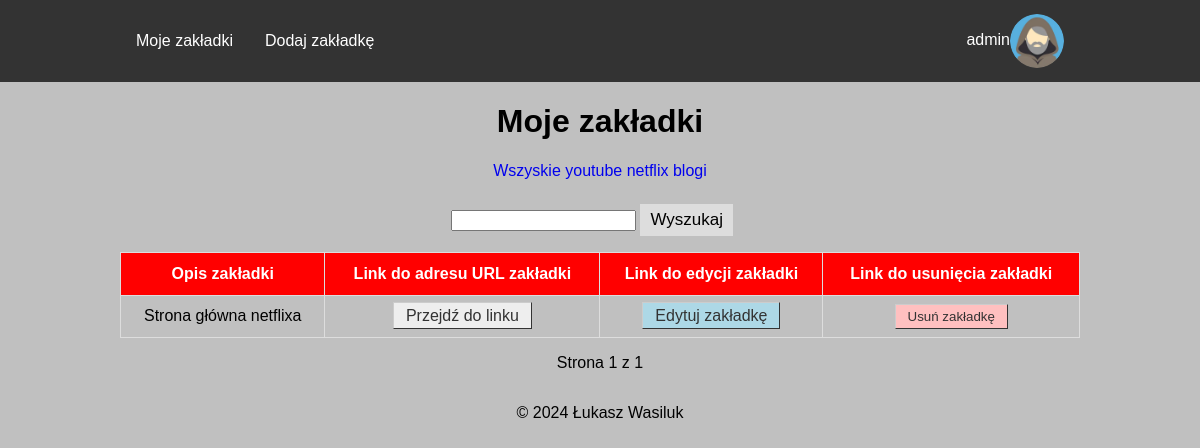
Page /index.php (signed in) on the committed database.
### tables this page shows
CREATE TABLE `kategorie` (
  `id` int(10) UNSIGNED NOT NULL,
  `nazwa` varchar(64) NOT NULL
);

CREATE TABLE `zakladki` (
  `id` int(10) UNSIGNED NOT NULL,
  `idUzytkownika` int(10) UNSIGNED NOT NULL,
  `idKategorii` int(10) UNSIGNED NOT NULL,
  `url` text NOT NULL,
  `opis` text NOT NULL
);

### index.php (the view, shortened to what this page needs)
<!DOCTYPE html>
<html lang="en">
<head>
    <link rel="stylesheet" href="./Styles/styles.css">
</head>
<body>
    <?php
    require("menu.php");
    ?>
    <main class="text-center">
        <h1>Moje zakładki</h1>
        <div class="center-80">
            <?php
            $sql = "SELECT id, nazwa FROM kategorie";
            $result = $conn->query($sql);
            echo "<a href='index.php' class='filter-link'>Wszyskie</a>";
            while ($row = $result->fetch_object()) {
                echo " <a href='index.php?idKat={$row->id}' class='filter-link'>{$row->nazwa}</a>";
            }
            ?>
            <form>
                <p>
                    <input type="text" name="fraza">
                    <button type="submit" class="search-button">Wyszukaj</button>
                </p>
            </form>
            <?php
            $sql = "SELECT id, url, opis FROM zakladki WHERE idUzytkownika = {$_SESSION['id']}";
            if (isset($_GET["page"])) {
                $page  = $_GET["page"];
            } else {
                $page = 1;
            }
            $limit = 20;
            $page_index = ($page - 1) * $limit;
            $sqlToCountRecords = str_replace("id, url, opis", "count(*)", $sql);
            $sql .= " LIMIT $page_index, $limit";
            $result = $conn->query($sql);
            if ($result->num_rows > 0) {
                echo "<table>";
                echo "<thead>";
                echo "<th>Opis zakładki</th>";
                echo "<th>Link do adresu URL zakładki</th>";
                echo "<th>Link do edycji zakładki</th>";
                echo "<th>Link do usunięcia zakładki</th>";
                echo "<tbody>";
                while ($row = $result->fetch_assoc()) {
                    echo "<tr>";
                    echo "<td>{$row['opis']}</td>";
                    echo "<td><a href={$row['url']} target='_blank' class='button succes-btn'>Przejdź do linku</a></td>";
                    echo "<td><a href='updateForm.php?idZakladki={$row['id']}' class='button update-btn'>Edytuj zakładkę</a></td>";
                    echo "<td>";
                    echo "<form method='POST' action='delete.php'>";
                    echo "<input type='submit' value='Usuń zakładkę' class='button delete-btn'>";
                    echo "</form>";
                    echo "</td>";
                    echo "</tr>";
                }
                echo "</tbody>";
                echo "</table>";
                $result = $conn->query($sqlToCountRecords);
                $numberOfRecords = $result->fetch_row()[0];
                $total_pages = ceil($numberOfRecords / $limit);
                echo "<div class='pagination'>";
                echo "Strona $page z $total_pages";
            } else {
                echo "Nie znaleziono żadnych zakładek.";
            }
            echo "</div>";
            ?>
        </div>
    </main>
    <?php
    require("footer.php");
    ?>
</body>
</html>

### Styles/styles.css (style rules this page uses)
body { font-family: Arial, Helvetica, sans-serif; margin: 0; background-color: silver; }
.center-80 { width: 80%; margin: auto; }
.text-center { text-align: center; }
.pagination { display: inline-block; text-align: center; padding: 1rem; }
.filter-link { text-decoration: none; }
.search-button { padding: 6px 10px; margin-top: 8px; margin-right: 16px; background: #ddd; font-size: 17px; border: none; cursor: pointer; }
table { font-family: Arial, Helvetica, sans-serif; border-collapse: collapse; width: 100%; }
td, th { border: 1px solid #ddd; padding: 8px; }
th { padding-top: 12px; padding-bottom: 12px; text-align: center; background-color: red; color: white; }
.button { font: bold 14px; text-decoration: none; background-color: #EEEEEE; color: #333333; padding: 4px 12px 4px 12px; border-top: 1px solid #CCCCCC; border-right: 1px solid #333333; border-bottom: 1px solid #333333; border-left: 1px solid #CCCCCC; }
.delete-btn { background-color: #FFC0C0; }
.update-btn { background-color: #ADD8E6; }

### rows in the picture
kategorie: nazwa "youtube"
kategorie: nazwa "netflix"
kategorie: nazwa "blogi"
zakladki: opis "Strona główna netflixa"

### other values in the picture
$_SESSION["login"] "admin"
$page "1"
$total_pages "1"
